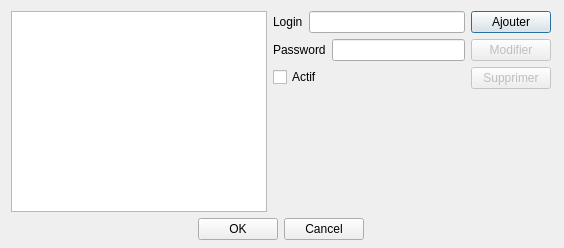
<?xml version="1.0" encoding="UTF-8"?>
<ui version="4.0">
 <class>boatAccount_dialog</class>
 <widget class="QDialog" name="boatAccount_dialog">
  <property name="windowModality">
   <enum>Qt::ApplicationModal</enum>
  </property>
  <property name="geometry">
   <rect>
    <x>0</x>
    <y>0</y>
    <width>564</width>
    <height>248</height>
   </rect>
  </property>
  <property name="windowTitle">
   <string>Boat account</string>
  </property>
  <widget class="QWidget" name="layoutWidget">
   <property name="geometry">
    <rect>
     <x>11</x>
     <y>11</y>
     <width>540</width>
     <height>229</height>
    </rect>
   </property>
   <layout class="QVBoxLayout">
    <item>
     <layout class="QHBoxLayout">
      <item>
       <widget class="QListWidget" name="list_boat">
        <property name="sizePolicy">
         <sizepolicy hsizetype="Preferred" vsizetype="Preferred">
          <horstretch>0</horstretch>
          <verstretch>0</verstretch>
         </sizepolicy>
        </property>
        <property name="minimumSize">
         <size>
          <width>256</width>
          <height>0</height>
         </size>
        </property>
        <property name="focusPolicy">
         <enum>Qt::StrongFocus</enum>
        </property>
        <property name="editTriggers">
         <set>QAbstractItemView::AllEditTriggers</set>
        </property>
        <property name="selectionMode">
         <enum>QAbstractItemView::SingleSelection</enum>
        </property>
       </widget>
      </item>
      <item>
       <layout class="QVBoxLayout">
        <item>
         <layout class="QHBoxLayout">
          <item>
           <widget class="QLabel" name="label_2">
            <property name="text">
             <string>Login</string>
            </property>
           </widget>
          </item>
          <item>
           <widget class="QLineEdit" name="edit_login"/>
          </item>
         </layout>
        </item>
        <item>
         <layout class="QHBoxLayout">
          <item>
           <widget class="QLabel" name="label">
            <property name="text">
             <string>Password</string>
            </property>
           </widget>
          </item>
          <item>
           <widget class="QLineEdit" name="edit_pass">
            <property name="echoMode">
             <enum>QLineEdit::Password</enum>
            </property>
           </widget>
          </item>
         </layout>
        </item>
        <item>
         <widget class="QCheckBox" name="enable_state">
          <property name="text">
           <string>Actif</string>
          </property>
         </widget>
        </item>
        <item>
         <spacer>
          <property name="orientation">
           <enum>Qt::Vertical</enum>
          </property>
          <property name="sizeHint" stdset="0">
           <size>
            <width>20</width>
            <height>40</height>
           </size>
          </property>
         </spacer>
        </item>
       </layout>
      </item>
      <item>
       <layout class="QVBoxLayout">
        <item>
         <widget class="QPushButton" name="btn_accAdd">
          <property name="text">
           <string>Ajouter</string>
          </property>
         </widget>
        </item>
        <item>
         <widget class="QPushButton" name="btn_accChg">
          <property name="enabled">
           <bool>false</bool>
          </property>
          <property name="text">
           <string>Modifier</string>
          </property>
          <property name="checkable">
           <bool>false</bool>
          </property>
         </widget>
        </item>
        <item>
         <widget class="QPushButton" name="btn_accDel">
          <property name="enabled">
           <bool>false</bool>
          </property>
          <property name="text">
           <string>Supprimer</string>
          </property>
         </widget>
        </item>
        <item>
         <spacer>
          <property name="orientation">
           <enum>Qt::Vertical</enum>
          </property>
          <property name="sizeHint" stdset="0">
           <size>
            <width>20</width>
            <height>40</height>
           </size>
          </property>
         </spacer>
        </item>
       </layout>
      </item>
     </layout>
    </item>
    <item>
     <layout class="QHBoxLayout">
      <item>
       <spacer>
        <property name="orientation">
         <enum>Qt::Horizontal</enum>
        </property>
        <property name="sizeHint" stdset="0">
         <size>
          <width>40</width>
          <height>20</height>
         </size>
        </property>
       </spacer>
      </item>
      <item>
       <widget class="QPushButton" name="btn_Ok">
        <property name="text">
         <string>OK</string>
        </property>
       </widget>
      </item>
      <item>
       <widget class="QPushButton" name="btn_cancel">
        <property name="text">
         <string>Cancel</string>
        </property>
       </widget>
      </item>
      <item>
       <spacer>
        <property name="orientation">
         <enum>Qt::Horizontal</enum>
        </property>
        <property name="sizeHint" stdset="0">
         <size>
          <width>40</width>
          <height>20</height>
         </size>
        </property>
       </spacer>
      </item>
     </layout>
    </item>
   </layout>
  </widget>
 </widget>
 <tabstops>
  <tabstop>list_boat</tabstop>
  <tabstop>edit_login</tabstop>
  <tabstop>edit_pass</tabstop>
  <tabstop>enable_state</tabstop>
  <tabstop>btn_accAdd</tabstop>
  <tabstop>btn_accChg</tabstop>
  <tabstop>btn_accDel</tabstop>
  <tabstop>btn_Ok</tabstop>
  <tabstop>btn_cancel</tabstop>
 </tabstops>
 <resources/>
 <connections>
  <connection>
   <sender>btn_Ok</sender>
   <signal>clicked()</signal>
   <receiver>boatAccount_dialog</receiver>
   <slot>accept()</slot>
   <hints>
    <hint type="sourcelabel">
     <x>212</x>
     <y>221</y>
    </hint>
    <hint type="destinationlabel">
     <x>127</x>
     <y>225</y>
    </hint>
   </hints>
  </connection>
  <connection>
   <sender>btn_cancel</sender>
   <signal>clicked()</signal>
   <receiver>boatAccount_dialog</receiver>
   <slot>reject()</slot>
   <hints>
    <hint type="sourcelabel">
     <x>352</x>
     <y>225</y>
    </hint>
    <hint type="destinationlabel">
     <x>424</x>
     <y>227</y>
    </hint>
   </hints>
  </connection>
  <connection>
   <sender>edit_login</sender>
   <signal>textChanged(QString)</signal>
   <receiver>boatAccount_dialog</receiver>
   <slot>slot_accHasChanged()</slot>
   <hints>
    <hint type="sourcelabel">
     <x>346</x>
     <y>32</y>
    </hint>
    <hint type="destinationlabel">
     <x>379</x>
     <y>127</y>
    </hint>
   </hints>
  </connection>
  <connection>
   <sender>edit_pass</sender>
   <signal>textChanged(QString)</signal>
   <receiver>boatAccount_dialog</receiver>
   <slot>slot_accHasChanged()</slot>
   <hints>
    <hint type="sourcelabel">
     <x>390</x>
     <y>59</y>
    </hint>
    <hint type="destinationlabel">
     <x>448</x>
     <y>151</y>
    </hint>
   </hints>
  </connection>
  <connection>
   <sender>enable_state</sender>
   <signal>stateChanged(int)</signal>
   <receiver>boatAccount_dialog</receiver>
   <slot>slot_accHasChanged()</slot>
   <hints>
    <hint type="sourcelabel">
     <x>286</x>
     <y>83</y>
    </hint>
    <hint type="destinationlabel">
     <x>322</x>
     <y>151</y>
    </hint>
   </hints>
  </connection>
 </connections>
 <slots>
  <slot>slot_accHasChanged()</slot>
 </slots>
</ui>
